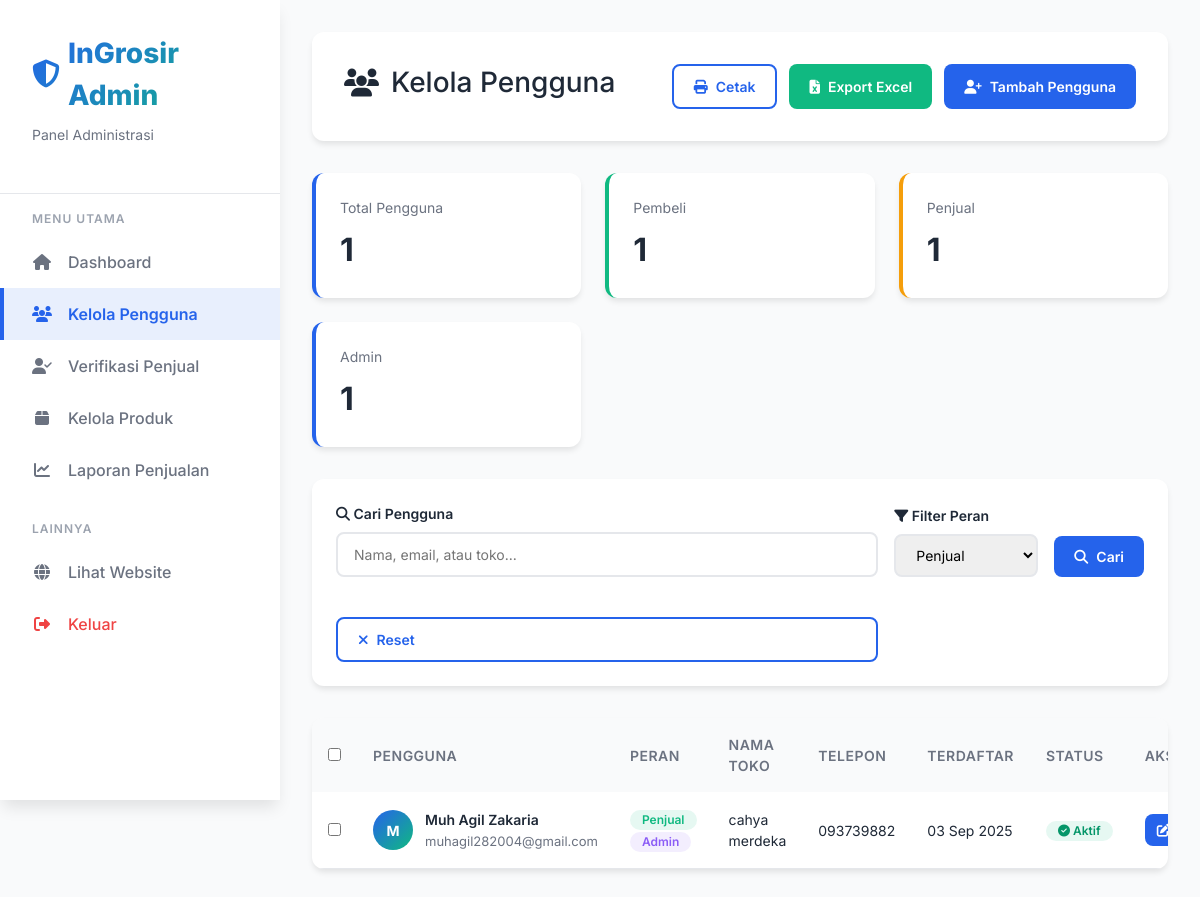
/admin_users.php?peran=penjual (signed in), run on the app's committed database.
### tables this page shows
CREATE TABLE `users` (
  `user_id` int(11) NOT NULL,
  `nama_lengkap` varchar(255) NOT NULL,
  `email` varchar(255) NOT NULL,
  `password` varchar(255) NOT NULL,
  `nama_grosir` varchar(255) DEFAULT NULL,
  `alamat_grosir` text DEFAULT NULL,
  `gambar_toko` varchar(255) DEFAULT NULL,
  `nomor_telepon` varchar(15) DEFAULT NULL,
  `tanggal_registrasi` datetime NOT NULL,
  `peran` varchar(20) NOT NULL DEFAULT 'penjual',
  `status_verifikasi` enum('pending','approved','rejected') DEFAULT 'approved',
  `tanggal_verifikasi` datetime DEFAULT NULL,
  `verified_by` int(11) DEFAULT NULL,
  `catatan_verifikasi` text DEFAULT NULL,
  `is_admin` tinyint(1) NOT NULL
);

### admin_users.php (the view, shortened to what this page needs)
<?php
$koneksi = connectDB();
$limit = 10;
$page = isset($_GET['page']) ? (int)$_GET['page'] : 1;
$start = ($page - 1) * $limit;
$search = isset($_GET['search']) ? mysqli_real_escape_string($koneksi, $_GET['search']) : '';
$filter_peran = isset($_GET['peran']) ? mysqli_real_escape_string($koneksi, $_GET['peran']) : '';
$where = "WHERE 1=1";
if (!empty($filter_peran)) {
    $where .= " AND peran = '$filter_peran'";
}
$count_query = "SELECT COUNT(*) as total FROM users $where";
$count_result = mysqli_query($koneksi, $count_query);
$total_records = mysqli_fetch_assoc($count_result)['total'];
$users_query = "SELECT * FROM users $where ORDER BY tanggal_registrasi DESC LIMIT $start, $limit";
$users_result = mysqli_query($koneksi, $users_query);
$stats_pembeli = mysqli_fetch_assoc(mysqli_query($koneksi, "SELECT COUNT(*) as total FROM users WHERE peran = 'pembeli'"))['total'];
$stats_penjual = mysqli_fetch_assoc(mysqli_query($koneksi, "SELECT COUNT(*) as total FROM users WHERE peran = 'penjual'"))['total'];
$stats_admin = mysqli_fetch_assoc(mysqli_query($koneksi, "SELECT COUNT(*) as total FROM users WHERE is_admin = 1"))['total'];
?>
<!DOCTYPE html>
<html lang="id">
<head>
    <link href="https://cdn.jsdelivr.net/npm/bootstrap@5.3.2/dist/css/bootstrap.min.css" rel="stylesheet">
    <link rel="stylesheet" href="https://cdnjs.cloudflare.com/ajax/libs/font-awesome/6.4.0/css/all.min.css">
</head>
<body>
    <div class="admin-wrapper">
        <aside class="sidebar" id="sidebar">
            <div class="sidebar-header">
                <div class="sidebar-logo">
                    <i class="fas fa-shield-halved"></i>
                    InGrosir Admin
                </div>
                <p class="sidebar-subtitle">Panel Administrasi</p>
            </div>
            <nav class="sidebar-menu">
                <div class="menu-section">
                    <div class="menu-section-title">Menu Utama</div>
                    <a href="admin_dashboard.php" class="menu-item">
                        <i class="fas fa-home"></i>
                        <span>Dashboard</span>
                    </a>
                    <a href="admin_users.php" class="menu-item active">
                        <i class="fas fa-users"></i>
                        <span>Kelola Pengguna</span>
                    </a>
                    <a href="admin_verify_sellers.php" class="menu-item">
                        <i class="fas fa-user-check"></i>
                        <span>Verifikasi Penjual</span>
                    </a>
                    <a href="admin_produk.php" class="menu-item">
                        <i class="fas fa-box"></i>
                        <span>Kelola Produk</span>
                    </a>
                    <a href="admin_top_produk.php" class="menu-item">
                        <i class="fas fa-chart-line"></i>
                        <span>Laporan Penjualan</span>
                    </a>
                </div>
                <div class="menu-section">
                    <div class="menu-section-title">Lainnya</div>
                    <a href="index.php" class="menu-item">
                        <i class="fas fa-globe"></i>
                        <span>Lihat Website</span>
                    </a>
                    <a href="admin_logout.php" class="menu-item" style="color: var(--danger);">
                        <i class="fas fa-sign-out-alt"></i>
                        <span>Keluar</span>
                    </a>
                </div>
            </nav>
        </aside>
        <main class="main-content">
            <div class="page-header">
                <div class="page-title">
                    <h1>
                        <i class="fas fa-users"></i>
                        Kelola Pengguna
                    </h1>
                    <div class="page-actions">
                        <button class="btn btn-outline" onclick="window.print()">
                            <i class="fas fa-print"></i>
                            Cetak
                        </button>
                        <button class="btn btn-success" onclick="exportToExcel()">
                            <i class="fas fa-file-excel"></i>
                            Export Excel
                        </button>
                        <a href="admin_add_user.php" class="btn btn-primary">
                            <i class="fas fa-user-plus"></i>
                            Tambah Pengguna
                        </a>
                    </div>
                </div>
            </div>
            <div class="stats-row">
                <div class="stat-card primary">
                    <div class="stat-label">Total Pengguna</div>
                    <div class="stat-value"><?php echo $total_records; ?></div>
                </div>
                <div class="stat-card success">
                    <div class="stat-label">Pembeli</div>
                    <div class="stat-value"><?php echo $stats_pembeli; ?></div>
                </div>
                <div class="stat-card warning">
                    <div class="stat-label">Penjual</div>
                    <div class="stat-value"><?php echo $stats_penjual; ?></div>
                </div>
                <div class="stat-card primary">
                    <div class="stat-label">Admin</div>
                    <div class="stat-value"><?php echo $stats_admin; ?></div>
                </div>
            </div>
            <div class="filters-bar">
                <form method="GET" action="">
                    <div class="filters-grid">
                        <div class="form-group">
                            <label>
                                <i class="fas fa-search"></i>
                                Cari Pengguna
                            </label>
                            <input type="text" name="search" placeholder="Nama, email, atau toko..." value="<?php echo htmlspecialchars($search); ?>">
                        </div>
                        <div class="form-group">
                            <label>
                                <i class="fas fa-filter"></i>
                                Filter Peran
                            </label>
                            <select name="peran">
                                <option value="penjual" <?php echo $filter_peran == 'penjual' ? 'selected' : ''; ?>>Penjual</option>
                            </select>
                        </div>
                        <button type="submit" class="btn btn-primary" style="margin-top: 1.5rem;">
                            <i class="fas fa-search"></i>
                            Cari
                        </button>
                        <?php if (!empty($search) || !empty($filter_peran)) { ?>
                        <a href="admin_users.php" class="btn btn-outline" style="margin-top: 1.5rem;">
                            <i class="fas fa-times"></i>
                            Reset
                        </a>
                        <?php } ?>
                    </div>
                </form>
            </div>
            <div class="table-container">
                <div class="table-wrapper">
                    <table>
                        <thead>
                            <tr>
                                <th>
                                    <input type="checkbox" id="selectAll" onclick="toggleSelectAll(this)">
                                </th>
                                <th>Pengguna</th>
                                <th>Peran</th>
                                <th>Nama Toko</th>
                                <th>Telepon</th>
                                <th>Terdaftar</th>
                                <th>Status</th>
                                <th>Aksi</th>
                            </tr>
                        </thead>
                        <tbody>
                            <?php
                            if (mysqli_num_rows($users_result) > 0) {
                                while ($user = mysqli_fetch_assoc($users_result)) {
                            ?>
                            <tr>
                                <td>
                                    <input type="checkbox" class="user-checkbox" value="<?php echo $user['user_id']; ?>">
                                </td>
                                <td>
                                    <div class="user-info">
                                        <div class="user-avatar">
                                            <?php echo strtoupper(substr($user['nama_lengkap'], 0, 1)); ?>
                                        </div>
                                        <div class="user-details">
                                            <div class="user-name"><?php echo htmlspecialchars($user['nama_lengkap']); ?></div>
                                            <div class="user-email"><?php echo htmlspecialchars($user['email']); ?></div>
                                        </div>
                                    </div>
                                </td>
                                <td>
                                    <span class="badge <?php echo $user['peran']; ?>">
                                        <?php echo ucfirst($user['peran']); ?>
                                    </span>
                                    <?php if ($user['is_admin'] == 1) { ?>
                                        <span class="badge admin">Admin</span>
                                    <?php } ?>
                                </td>
                                <td><?php echo $user['nama_grosir'] ? htmlspecialchars($user['nama_grosir']) : '-'; ?></td>
                                <td><?php echo $user['nomor_telepon'] ? htmlspecialchars($user['nomor_telepon']) : '-'; ?></td>
                                <td><?php echo date('d M Y', strtotime($user['tanggal_registrasi'])); ?></td>
                                <td>
                                    <span class="badge" style="background: rgba(16, 185, 129, 0.1); color: #059669;">
                                        <i class="fas fa-check-circle"></i> Aktif
                                    </span>
                                </td>
                                <td>
                                    <div class="action-buttons">
                                        <a href="admin_edit_user.php?id=<?php echo $user['user_id']; ?>" class="btn btn-primary btn-sm">
                                            <i class="fas fa-edit"></i>
                                        </a>
                                    </div>
                                </td>
                            </tr>
                            <?php
                                }
                            } ?>
                        </tbody>
                    </table>
                </div>
            </div>
        </main>
    </div>
</body>
</html>

### data on the page
users: nama_lengkap "M", nama_lengkap "Muh Agil Zakaria", email "muhagil282004@gmail.com", peran "Penjual", is_admin "Admin", nama_grosir "cahya merdeka", nomor_telepon "093739882", tanggal_registrasi "03 Sep 2025"

### other printed values
$total_records "1"
$stats_pembeli "1"
$stats_penjual "1"
$stats_admin "1"
